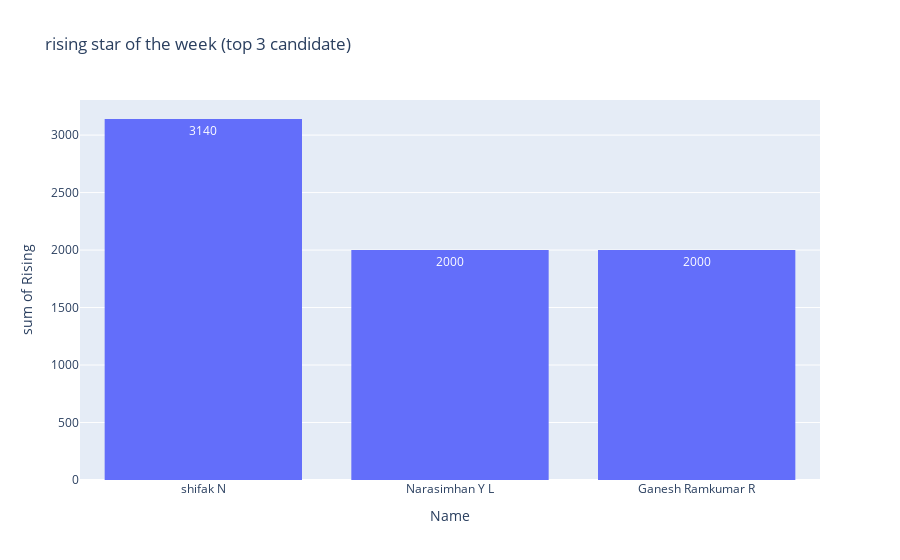

Here is the notebook cell this chart was saved with:
### Code cell
fig = px.histogram(rising_stars, x="Name",y="Rising",text_auto=True,title="rising star of the week (top 3 candidate) ")
fig.show()

### Figure 1 — Plotly figure (JSON) as saved in the notebook; plotly's stock layout.template omitted (floating-point values rounded to 4 significant figures)
{"data": [{"alignmentgroup": "True", "bingroup": "x", "histfunc": "sum", "hovertemplate": "Name=%{x}<br>sum of Rising=%{y}<extra></extra>", "legendgroup": "", "marker": {"color": "#636efa", "pattern": {"shape": ""}}, "name": "", "offsetgroup": "", "orientation": "v", "showlegend": false, "texttemplate": "%{value}", "type": "histogram", "x": ["shifak N", "Narasimhan Y L", "Ganesh Ramkumar R"], "xaxis": "x", "y": [3140, 2000, 2000], "yaxis": "y"}], "layout": {"barmode": "relative", "legend": {"tracegroupgap": 0}, "title": {"text": "rising star of the week (top 3 candidate) "}, "xaxis": {"anchor": "y", "domain": [0, 1], "title": {"text": "Name"}}, "yaxis": {"anchor": "x", "domain": [0, 1], "title": {"text": "sum of Rising"}}}}
